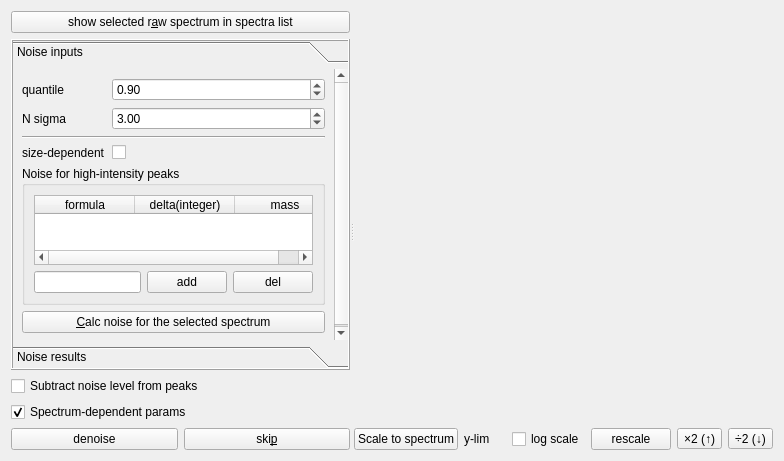
<?xml version="1.0" encoding="UTF-8"?>
<ui version="4.0">
 <class>Form</class>
 <widget class="QWidget" name="Form">
  <property name="geometry">
   <rect>
    <x>0</x>
    <y>0</y>
    <width>784</width>
    <height>461</height>
   </rect>
  </property>
  <property name="windowTitle">
   <string>Form</string>
  </property>
  <layout class="QVBoxLayout" name="verticalLayout_4">
   <item>
    <widget class="QSplitter" name="splitter">
     <property name="orientation">
      <enum>Qt::Horizontal</enum>
     </property>
     <widget class="QWidget" name="layoutWidget">
      <layout class="QVBoxLayout" name="verticalLayout">
       <item>
        <widget class="QPushButton" name="showAveragePushButton">
         <property name="text">
          <string>show selected r&amp;aw spectrum in spectra list</string>
         </property>
         <property name="shortcut">
          <string>Alt+A</string>
         </property>
        </widget>
       </item>
       <item>
        <widget class="QToolBox" name="toolBox">
         <property name="minimumSize">
          <size>
           <width>285</width>
           <height>0</height>
          </size>
         </property>
         <property name="maximumSize">
          <size>
           <width>16777215</width>
           <height>16777215</height>
          </size>
         </property>
         <property name="baseSize">
          <size>
           <width>285</width>
           <height>0</height>
          </size>
         </property>
         <property name="frameShape">
          <enum>QFrame::Box</enum>
         </property>
         <property name="frameShadow">
          <enum>QFrame::Raised</enum>
         </property>
         <property name="currentIndex">
          <number>0</number>
         </property>
         <widget class="QWidget" name="noiseTool">
          <property name="geometry">
           <rect>
            <x>0</x>
            <y>0</y>
            <width>318</width>
            <height>271</height>
           </rect>
          </property>
          <attribute name="label">
           <string>Noise inputs</string>
          </attribute>
          <layout class="QVBoxLayout" name="verticalLayout_2">
           <item>
            <layout class="QFormLayout" name="formLayout">
             <item row="0" column="0">
              <widget class="QLabel" name="label">
               <property name="text">
                <string>quantile</string>
               </property>
              </widget>
             </item>
             <item row="0" column="1">
              <widget class="QDoubleSpinBox" name="quantileDoubleSpinBox">
               <property name="value">
                <double>0.900000000000000</double>
               </property>
              </widget>
             </item>
             <item row="1" column="0">
              <widget class="QLabel" name="label_2">
               <property name="text">
                <string>N sigma</string>
               </property>
              </widget>
             </item>
             <item row="1" column="1">
              <widget class="QDoubleSpinBox" name="nSigmaDoubleSpinBox">
               <property name="value">
                <double>3.000000000000000</double>
               </property>
              </widget>
             </item>
             <item row="2" column="0" colspan="2">
              <widget class="Line" name="line">
               <property name="orientation">
                <enum>Qt::Horizontal</enum>
               </property>
              </widget>
             </item>
             <item row="3" column="0">
              <widget class="QLabel" name="sizeDependentLabel">
               <property name="text">
                <string>size-dependent</string>
               </property>
              </widget>
             </item>
              <item row="3" column="1">
               <widget class="QCheckBox" name="sizeDependentCheckBox">
                <property name="toolTip">
                 <string>Fit the global noise baseline as a line in m/z (mass-dependent) instead of a flat level.</string>
                </property>
               </widget>
              </item>
            </layout>
           </item>
           <item>
            <widget class="QGroupBox" name="groupBox_2">
             <property name="title">
              <string>Noise for high-intensity peaks</string>
             </property>
             <layout class="QVBoxLayout" name="verticalLayout_6">
              <item>
               <widget class="QTableWidget" name="tableWidget">
                <property name="editTriggers">
                 <set>QAbstractItemView::NoEditTriggers</set>
                </property>
                <property name="horizontalScrollMode">
                 <enum>QAbstractItemView::ScrollPerPixel</enum>
                </property>
                <attribute name="horizontalHeaderStretchLastSection">
                 <bool>true</bool>
                </attribute>
                <column>
                 <property name="text">
                  <string>formula</string>
                 </property>
                </column>
                <column>
                 <property name="text">
                  <string>delta(integer)</string>
                 </property>
                </column>
                <column>
                 <property name="text">
                  <string>mass</string>
                 </property>
                </column>
               </widget>
              </item>
              <item>
               <layout class="QHBoxLayout" name="horizontalLayout">
                <item>
                 <widget class="QLineEdit" name="lineEdit">
                  <property name="sizePolicy">
                   <sizepolicy hsizetype="Expanding" vsizetype="Fixed">
                    <horstretch>0</horstretch>
                    <verstretch>0</verstretch>
                   </sizepolicy>
                  </property>
                 </widget>
                </item>
                <item>
                 <widget class="QPushButton" name="addPushButton">
                  <property name="sizePolicy">
                   <sizepolicy hsizetype="Maximum" vsizetype="Fixed">
                    <horstretch>0</horstretch>
                    <verstretch>0</verstretch>
                   </sizepolicy>
                  </property>
                  <property name="text">
                   <string>add</string>
                  </property>
                 </widget>
                </item>
                <item>
                 <widget class="QPushButton" name="delPushButton">
                  <property name="sizePolicy">
                   <sizepolicy hsizetype="Maximum" vsizetype="Fixed">
                    <horstretch>0</horstretch>
                    <verstretch>0</verstretch>
                   </sizepolicy>
                  </property>
                  <property name="text">
                   <string>del</string>
                  </property>
                 </widget>
                </item>
               </layout>
              </item>
             </layout>
            </widget>
           </item>
           <item>
            <widget class="QPushButton" name="calculateNoisePushButton">
             <property name="text">
              <string>&amp;Calc noise for the selected spectrum</string>
             </property>
             <property name="shortcut">
              <string>Alt+C</string>
             </property>
            </widget>
           </item>
          </layout>
         </widget>
         <widget class="QWidget" name="paramTool">
          <property name="geometry">
           <rect>
            <x>0</x>
            <y>0</y>
            <width>242</width>
            <height>190</height>
           </rect>
          </property>
          <attribute name="label">
           <string>Noise results</string>
          </attribute>
          <layout class="QVBoxLayout" name="verticalLayout_3">
           <item>
            <widget class="QTableWidget" name="paramTableWidget">
             <property name="editTriggers">
              <set>QAbstractItemView::NoEditTriggers</set>
             </property>
             <property name="horizontalScrollMode">
              <enum>QAbstractItemView::ScrollPerPixel</enum>
             </property>
              <attribute name="horizontalHeaderStretchLastSection">
               <bool>true</bool>
              </attribute>
              <column>
               <property name="text">
                <string>type</string>
               </property>
              </column>
             <column>
              <property name="text">
               <string>noise</string>
              </property>
             </column>
             <column>
              <property name="text">
               <string>LOD</string>
              </property>
             </column>
            </widget>
           </item>
           <item>
            <spacer name="verticalSpacer">
             <property name="orientation">
              <enum>Qt::Vertical</enum>
             </property>
             <property name="sizeHint" stdset="0">
              <size>
               <width>20</width>
               <height>40</height>
              </size>
             </property>
            </spacer>
           </item>
           <item>
            <widget class="QGroupBox" name="groupBox">
             <property name="title">
              <string>Export</string>
             </property>
             <layout class="QGridLayout" name="gridLayout_export">
              <item row="0" column="0">
               <widget class="QPushButton" name="exportSpectrumPushButton">
                <property name="text">
                 <string>Spectrum</string>
                </property>
                <property name="shortcut">
                 <string>Ctrl+Alt+S</string>
                </property>
               </widget>
              </item>
              <item row="0" column="1">
               <widget class="QPushButton" name="exportDenoisedSpectrumPushButton">
                <property name="text">
                 <string>Denoised spectrum</string>
                </property>
                <property name="shortcut">
                 <string>Ctrl+Alt+D</string>
                </property>
               </widget>
              </item>
              <item row="1" column="0">
               <widget class="QPushButton" name="exportNoisePeaksPushButton">
                <property name="text">
                 <string>Noise peaks</string>
                </property>
                <property name="shortcut">
                 <string>Ctrl+Alt+N</string>
                </property>
               </widget>
              </item>
              <item row="1" column="1">
               <widget class="QPushButton" name="exportNoiseLODPushButton">
                <property name="text">
                 <string>Noise results</string>
                </property>
                <property name="shortcut">
                 <string>Ctrl+Alt+L</string>
                </property>
               </widget>
              </item>
             </layout>
            </widget>
           </item>
          </layout>
         </widget>
        </widget>
       </item>
       <item>
        <widget class="QCheckBox" name="substractCheckBox">
         <property name="text">
          <string>Subtract noise level from peaks</string>
         </property>
        </widget>
       </item>
       <item>
         <widget class="QCheckBox" name="dependentCheckBox">
          <property name="text">
           <string>Spectrum-dependent params</string>
          </property>
          <property name="toolTip">
           <string>Fit separate noise parameters for each calibrated spectrum. Untick to reuse the Noise tab's parameters for every spectrum.</string>
          </property>
          <property name="checked">
           <bool>true</bool>
          </property>
         </widget>
       </item>
       <item>
        <layout class="QHBoxLayout" name="horizontalLayout_3">
         <item>
          <widget class="QPushButton" name="denoisePushButton">
           <property name="text">
            <string>denoise</string>
           </property>
           <property name="shortcut">
            <string>Return</string>
           </property>
          </widget>
         </item>
         <item>
          <widget class="QPushButton" name="skipPushButton">
           <property name="text">
            <string>ski&amp;p</string>
           </property>
           <property name="shortcut">
            <string>Alt+P</string>
           </property>
          </widget>
         </item>
        </layout>
       </item>
      </layout>
     </widget>
     <widget class="QWidget" name="layoutWidget">
      <layout class="QVBoxLayout" name="verticalLayout_5">
       <item>
        <widget class="QWidget" name="widget" native="true">
         <property name="sizePolicy">
          <sizepolicy hsizetype="Expanding" vsizetype="Expanding">
           <horstretch>0</horstretch>
           <verstretch>0</verstretch>
          </sizepolicy>
         </property>
        </widget>
       </item>
       <item>
        <layout class="QHBoxLayout" name="horizontalLayout_6">
         <item>
          <widget class="QPushButton" name="spectrumPushButton">
           <property name="text">
            <string>Scale to spectrum</string>
           </property>
          </widget>
         </item>
         <item>
          <widget class="QLabel" name="label_10">
           <property name="text">
            <string>y-lim</string>
           </property>
          </widget>
         </item>
         <item>
          <widget class="QCheckBox" name="yLogCheckBox">
           <property name="text">
            <string>log scale</string>
           </property>
          </widget>
         </item>
         <item>
          <widget class="QPushButton" name="yAxisPushButton">
           <property name="text">
            <string>rescale</string>
           </property>
          </widget>
         </item>
         <item>
          <widget class="QToolButton" name="yLimDoubleToolButton">
           <property name="text">
            <string>×2 (↑)</string>
           </property>
           <property name="shortcut">
            <string>Up</string>
           </property>
          </widget>
         </item>
         <item>
          <widget class="QToolButton" name="yLimHalfToolButton">
           <property name="text">
            <string>÷2 (↓)</string>
           </property>
           <property name="shortcut">
            <string>Down</string>
           </property>
          </widget>
         </item>
        </layout>
       </item>
      </layout>
     </widget>
    </widget>
   </item>
  </layout>
 </widget>
 <resources/>
 <connections/>
</ui>
